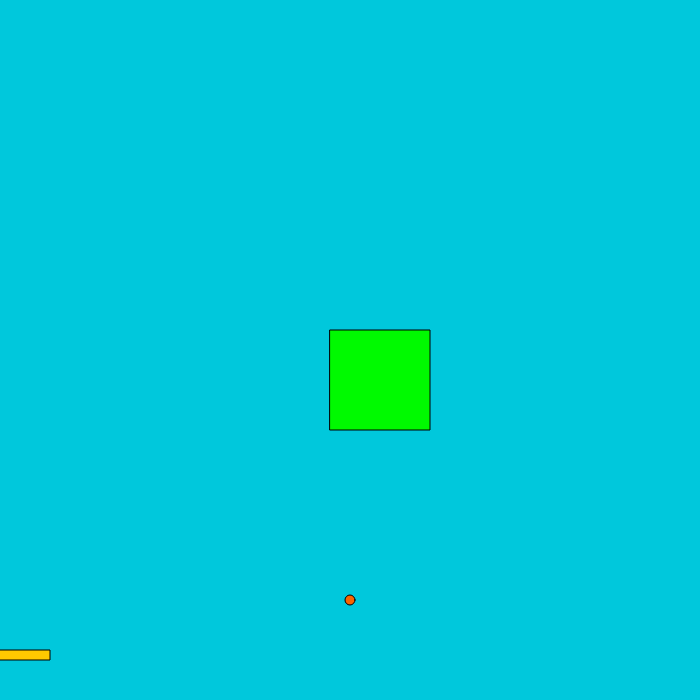
Frame 1 (no input)
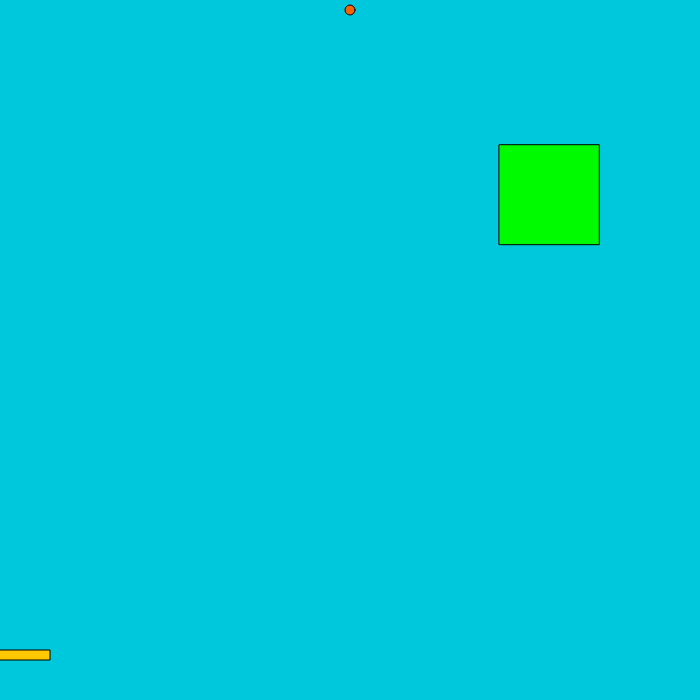
Frame 60 (no input)
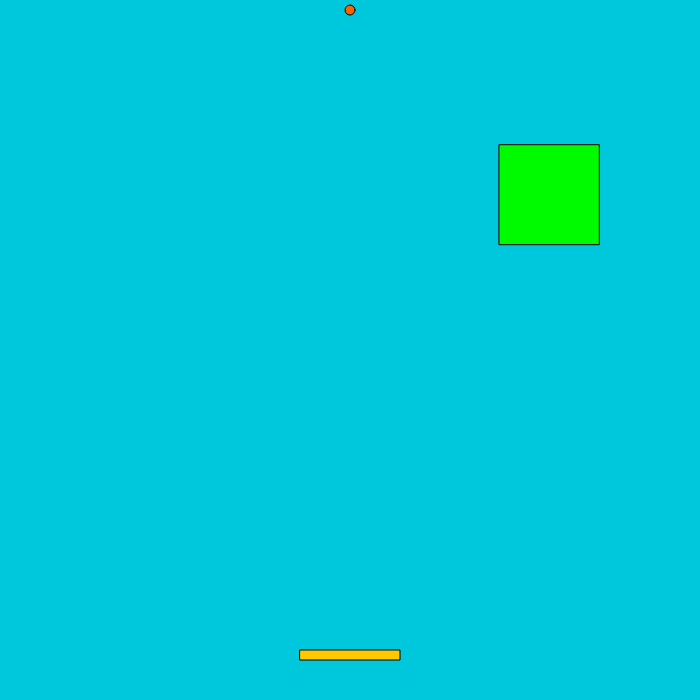
Frame 120 (the mouse pressed at the canvas centre since frame 60)

The p5.js sketch that drew these frames (run headless with seeded random() and noise() and a simulated clock; from frame 60 on, the mouse is pressed at the canvas centre):

// p5.js sketch
// ── sketch.js
toyX = 350
toyY = 600
catX=330
catY=330

function setup() {
  createCanvas(700, 700);
  noCursor() 
  
}

function draw() {
  
 background(0,200,220)

  fill(255,200,0)
  
  rect(mouseX - 50 , 650 , 100 ,10)

  fill(250,100,0)
  
  
  ellipse(toyX,toyY,10,10)

  fill(0,250,0)
  
  rect(catX,catY,100,100)


  toyY = toyY -10


if(toyX  >catX&& toyX<catX + 100&& toyY<catY) {
   catX = random(699)
  catY= random(699)
   }

}

function mousePressed() {
toyY = 600
  toyX = mouseX
}
